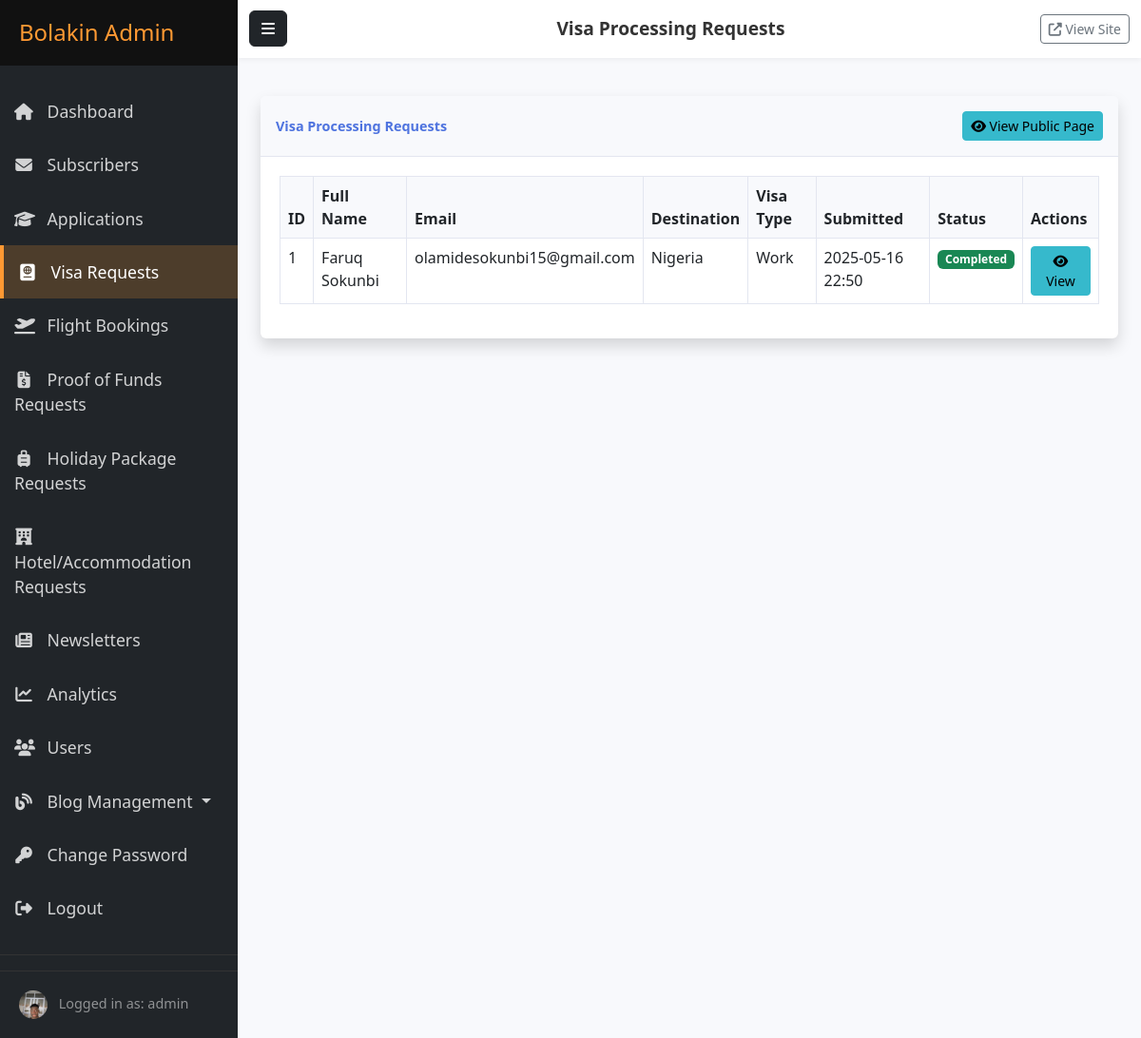
The app's page /admin/dashboard/visa-requests (signed in) with its own data.
### models.py (models this page shows, shortened)
class User(db.Model, UserMixin):
    __tablename__ = 'users'
    __table_args__ = {'extend_existing': True}
    id = db.Column(db.Integer, primary_key=True)
    username = db.Column(db.String(64), unique=True, nullable=False)
    email = db.Column(db.String(120), unique=True, nullable=False)
    password_hash = db.Column(db.String(256), nullable=False)
    is_admin = db.Column(db.Boolean, default=False, nullable=False)
    created_at = db.Column(db.DateTime, default=datetime.utcnow)
    last_login = db.Column(db.DateTime, nullable=True)
    password_changed = db.Column(db.Boolean, default=False, nullable=False)
    profile_image_file = db.Column(db.String(200), nullable=True)  # Added field for profile picture
    linkedin_url = db.Column(db.String(255), nullable=True)
    twitter_url = db.Column(db.String(255), nullable=True)
    instagram_url = db.Column(db.String(255), nullable=True)
    facebook_url = db.Column(db.String(255), nullable=True) # Added Facebook as well

class VisaRequest(db.Model):
    __tablename__ = 'visa_requests'
    id = db.Column(db.Integer, primary_key=True)
    full_name = db.Column(db.String(150), nullable=False)
    email = db.Column(db.String(150), nullable=False)
    phone = db.Column(db.String(20), nullable=False)
    destination_country = db.Column(db.String(100), nullable=False)
    visa_type = db.Column(db.String(100), nullable=False) # e.g., Tourist, Student, Work
    preferred_appointment_date = db.Column(db.Date, nullable=True)
    message = db.Column(db.Text, nullable=True)
    submission_date = db.Column(db.DateTime, nullable=False, default=datetime.utcnow)
    status = db.Column(db.String(50), nullable=False, default='Pending') # e.g., Pending, In Review, Processed, Action Required, Rejected, Completed
    admin_notes = db.Column(db.Text, nullable=True)

### routes/admin.py (the view)
@admin.route('/visa-requests')
@login_required
@admin_required
def visa_requests_list():
    page = request.args.get('page', 1, type=int)
    requests = VisaRequest.query.order_by(desc(VisaRequest.submission_date)).paginate(page=page, per_page=15)
    return render_template('admin/services/visa_requests_list.html',
                           title='Visa Processing Requests',
                           requests=requests)

### app.py (called while the page is built)
@login_manager.user_loader
def load_user(user_id):
    return User.query.get(int(user_id))

### routes/admin.py (called while the page is built)
def admin_required(f):
    @wraps(f)
    def decorated_function(*args, **kwargs):
        if not current_user.is_admin:
            flash('You need admin privileges to access this page.', 'danger')
            return redirect(url_for('main.index'))
        return f(*args, **kwargs)
    return decorated_function

### templates/admin/services/visa_requests_list.html (shortened to what this page needs)
{% extends "admin/base.html" %}
{% from "components/_form_macros.html" import render_field %}
{% block header_title %}{{ title }}{% endblock %}
{% block content %}
<div class="container-fluid">
    <div class="card shadow mb-4">
        <div class="card-header py-3 d-flex flex-row align-items-center justify-content-between">
            <h6 class="m-0 font-weight-bold text-primary">{{ title }}</h6>
            <a href="{{ url_for('main.visa_processing_request') }}" class="btn btn-sm btn-info" target="_blank">
                <i class="fas fa-eye"></i> View Public Page
            </a>
        </div>
        <div class="card-body">
            {% if requests.items %}
                <div class="table-responsive">
                    <table class="table table-bordered table-hover" id="dataTable" width="100%" cellspacing="0">
                        <thead>
                            <tr>
                                <th>ID</th>
                                <th>Full Name</th>
                                <th>Email</th>
                                <th>Destination</th>
                                <th>Visa Type</th>
                                <th>Submitted</th>
                                <th>Status</th>
                                <th>Actions</th>
                            </tr>
                        </thead>
                        <tbody>
                            {% for req in requests.items %}
                                <tr>
                                    <td>{{ req.id }}</td>
                                    <td>{{ req.full_name }}</td>
                                    <td>{{ req.email }}</td>
                                    <td>{{ req.destination_country }}</td>
                                    <td>{{ req.visa_type }}</td>
                                    <td>{{ req.submission_date.strftime('%Y-%m-%d %H:%M') if req.submission_date else 'N/A'}}</td>
                                    <td>
                                        <span class="badge
                                            {% if req.status == 'Pending' %}bg-warning text-dark
                                            {% elif req.status == 'In Review' %}bg-info
                                            {% elif req.status == 'Processed' or req.status == 'Completed' %}bg-success
                                            {% elif req.status == 'Action Required' %}bg-danger
                                            {% elif req.status == 'Rejected' %}bg-secondary
                                            {% else %}bg-light text-dark{% endif %}">{{ req.status }}</span>
                                    </td>
                                    <td>
                                        <a href="{{ url_for('admin.visa_request_details', request_id=req.id) }}" class="btn btn-sm btn-info">
                                            <i class="fas fa-eye"></i> View
                                        </a>
                                    </td>
                                </tr>
                            {% endfor %}
                        </tbody>
                    </table>
                </div>
            {% else %}
                <div class="alert alert-info">
                    No visa processing requests found.
                </div>
            {% endif %}
        </div>
    </div>
</div>
{% endblock %}

### templates/admin/base.html (shortened to what this page needs)
<!DOCTYPE html>
<html lang="en">
<head>
    <link href="https://cdn.jsdelivr.net/npm/bootstrap@5.2.3/dist/css/bootstrap.min.css" rel="stylesheet">
    <link rel="stylesheet" href="https://cdnjs.cloudflare.com/ajax/libs/font-awesome/6.3.0/css/all.min.css">
    <link rel="stylesheet" href="{{ url_for('static', filename='css/admin.css') }}">
</head>
<body>
    <div class="wrapper">
        <nav id="sidebar" class="bg-dark">
            <div class="sidebar-header">
                <h3>Bolakin Admin</h3>
            </div>
            <ul class="list-unstyled components">
                <li class="{% if request.endpoint == 'admin.dashboard' %}active{% endif %}">
                    <a href="{{ url_for('admin.dashboard') }}">
                        <i class="fas fa-home"></i> Dashboard
                    </a>
                </li>
                <li class="{% if 'subscribers' in request.endpoint %}active{% endif %}">
                    <a href="{{ url_for('admin.subscribers') }}">
                        <i class="fas fa-envelope"></i> Subscribers
                    </a>
                </li>
                <li class="{% if 'applications' in request.endpoint %}active{% endif %}">
                    <a href="{{ url_for('admin.applications') }}">
                        <i class="fas fa-graduation-cap"></i> Applications
                    </a>
                </li>
                <li class="{% if 'visa_requests' in request.endpoint or 'visa_request_details' in request.endpoint %}active{% endif %}">
                    <a href="{{ url_for('admin.visa_requests_list') }}">
                        <i class="fas fa-passport"></i> Visa Requests
                    </a>
                </li>
                <li class="{% if 'flight_bookings' in request.endpoint or 'flight_booking_details' in request.endpoint %}active{% endif %}">
                    <a href="{{ url_for('admin.flight_bookings_list') }}">
                        <i class="fas fa-plane-departure"></i> Flight Bookings
                    </a>
                </li>
                <li class="{% if 'proof_of_funds_requests' in request.endpoint or 'proof_of_funds_details' in request.endpoint %}active{% endif %}">
                    <a href="{{ url_for('admin.proof_of_funds_requests_list') }}">
                        <i class="fas fa-file-invoice-dollar"></i> Proof of Funds Requests
                    </a>
                </li>
                <li class="{% if 'holiday_package_requests' in request.endpoint or 'holiday_package_request_details' in request.endpoint %}active{% endif %}">
                    <a href="{{ url_for('admin.holiday_package_requests_list') }}">
                        <i class="fas fa-suitcase-rolling"></i> Holiday Package Requests
                    </a>
                </li>
                <li class="{% if 'hotel_accommodation_requests' in request.endpoint or 'hotel_accommodation_request_details' in request.endpoint %}active{% endif %}">
                    <a href="{{ url_for('admin.hotel_accommodation_requests_list') }}">
                        <i class="fas fa-hotel"></i> Hotel/Accommodation Requests
                    </a>
                </li>
                <li class="{% if 'newsletters' in request.endpoint %}active{% endif %}">
                    <a href="{{ url_for('admin.newsletters') }}">
                        <i class="fas fa-newspaper"></i> Newsletters
                    </a>
                </li>
                <li class="{% if 'analytics' in request.endpoint %}active{% endif %}">
                    <a href="{{ url_for('admin.analytics') }}">
                        <i class="fas fa-chart-line"></i> Analytics
                    </a>
                </li>
                <li class="{% if 'users' in request.endpoint %}active{% endif %}">
                    <a href="{{ url_for('admin.users') }}">
                        <i class="fas fa-users"></i> Users
                    </a>
                </li>
                <li class="nav-item dropdown {% if 'blog' in request.endpoint %}active{% endif %}">
                    <a href="#blogSubmenu" data-bs-toggle="collapse" aria-expanded="false" class="dropdown-toggle nav-link">
                        <i class="fas fa-blog"></i> Blog Management
                    </a>
                </li>
                <li>
                    <a href="{{ url_for('auth.change_password') }}">
                        <i class="fas fa-key"></i> Change Password
                    </a>
                </li>
                <li>
                    <a href="{{ url_for('auth.logout') }}">
                        <i class="fas fa-sign-out-alt"></i> Logout
                    </a>
                </li>
            </ul>
            <div class="sidebar-footer">
                {% if current_user.is_authenticated %}
                    {% if current_user.profile_image_file %}
                        <img src="{{ url_for('main.uploaded_file', subpath=current_user.profile_image_file) }}"
                             alt="{{ current_user.username }}" class="rounded-circle me-2"
                             style="width: 30px; height: 30px; object-fit: cover;">
                    {% else %}
                        <img src="{{ url_for('static', filename='images/default_avatar.png') }}"
                             alt="Default Avatar" class="rounded-circle me-2"
                             style="width: 30px; height: 30px; object-fit: cover;">
                    {% endif %}
                    <span>Logged in as: {{ current_user.username }}</span>
                {% endif %}
            </div>
        </nav>
        <div id="content">
            <nav class="navbar navbar-expand-lg navbar-light bg-light">
                <div class="container-fluid">
                    <button type="button" id="sidebarCollapse" class="btn btn-dark">
                        <i class="fas fa-bars"></i>
                    </button>
                    <span class="navbar-text">
                        {% block header_title %}Admin Dashboard{% endblock %}
                    </span>
                    <div>
                        <a href="{{ url_for('main.index') }}" class="btn btn-outline-secondary btn-sm" target="_blank">
                            <i class="fas fa-external-link-alt"></i> View Site
                        </a>
                    </div>
                </div>
            </nav>
            <main class="container-fluid py-4">
                {% block content %}{% endblock %}
            </main>
        </div>
    </div>
</body>
</html>

### static/css/admin.css (style rules this page uses)
.wrapper { display: flex; width: 100%; align-items: stretch; }
#sidebar { min-width: 250px; max-width: 250px; min-height: 100vh; color: #fff; transition: all 0.3s; }
#sidebar .sidebar-header { padding: 20px; background: #111; }
#sidebar .sidebar-header h3 { color: #FF9933; margin: 0; font-size: 1.5rem; }
#sidebar ul.components { padding: 20px 0; border-bottom: 1px solid #333; }
#sidebar ul li a { padding: 15px; font-size: 1.1em; display: block; color: rgba(255, 255, 255, 0.8); text-decoration: none; transition: all 0.3s ease; }
#sidebar ul li a:hover, #sidebar ul li.active > a { color: #fff; background: rgba(255, 153, 51, 0.2); border-left: 4px solid #FF9933; }
#sidebar ul li a i { margin-right: 10px; width: 20px; text-align: center; }
#sidebar .sidebar-footer { padding: 20px; font-size: 0.9em; color: rgba(255, 255, 255, 0.5); border-top: 1px solid #333; }
#content { width: 100%; min-height: 100vh; transition: all 0.3s; background-color: #f8f9fc; }
.navbar { background-color: #fff !important; box-shadow: 0 2px 5px rgba(0, 0, 0, 0.05); }
#sidebarCollapse { margin-right: 15px; }
.navbar-text { font-size: 1.2rem; font-weight: 600; color: #333; }
.card { margin-bottom: 24px; border: none; box-shadow: 0 0.15rem 1.75rem 0 rgba(58, 59, 69, 0.15); }
.card .card-header { background-color: #f8f9fc; border-bottom: 1px solid #e3e6f0; }
.card-header .m-0 { font-weight: 700; font-size: 0.9rem; color: #4e73df; }
.card-body { padding: 1.25rem; }
.text-primary { color: #4e73df !important; }
.table-responsive { overflow-x: auto; }
.table { width: 100%; margin-bottom: 1rem; color: #212529; }
.table th { font-weight: 600; background-color: #f8f9fc; }
.table-bordered { border: 1px solid #e3e6f0; }
.table-bordered th, .table-bordered td { border: 1px solid #e3e6f0; }
.btn-info { background-color: #36b9cc; border-color: #36b9cc; }

### records on screen
User: profile_image_file (picture), username "admin"
VisaRequest: id "1", full_name "Faruq Sokunbi", email "olamidesokunbi15@gmail.com", destination_country "Nigeria", visa_type "Work", submission_date "2025-05-16 22:50", status "Completed"

### other values on screen
{{ title }} "Visa Processing Requests"
